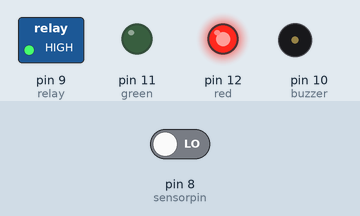
Recording of a sketch running on a simulated Arduino Uno, built with avr-gcc and run on an emulated ATmega328P. Shown: switched loads named in the sketch (green lamp = pin HIGH), output pins drawn as LEDs (lit = HIGH), buzzer (waves = sounding, pin HIGH). Inputs (shaded band) come from the test bench; at power-on: pin 8 (sensorpin) LOW.

Above: at 1.2 s.
1.3 s: pin 8 (sensorpin) driven HIGH
At 1.7 s:
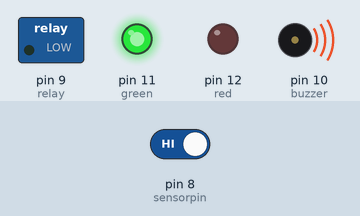
4.3 s: pin 8 (sensorpin) driven LOW
At 4.6 s:
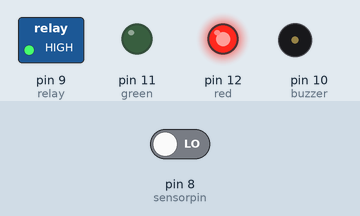
Timing chart, 0 to 7.3 s (numbered marks = the images above; inputs shaded):
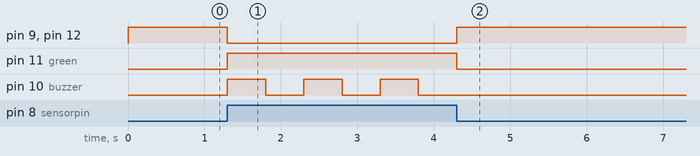

The sketch:

soil_moisture_sensor.ino
```cpp
#define sensorpin 8
#define relay 9
#define buzzer 10
#define green 11
#define red 12
int r =0;
void setup()
{
  pinMode(sensorpin,INPUT);
  pinMode(buzzer,OUTPUT);
  pinMode(red,OUTPUT);
  pinMode(green,OUTPUT);
  pinMode(relay,OUTPUT);
}

void loop()
{
  r = digitalRead(sensorpin);
  if(r==HIGH)
  {
      digitalWrite(red,LOW);
      digitalWrite(green,HIGH);
      digitalWrite(relay,LOW);
      digitalWrite(buzzer,HIGH);
      delay(500);
      digitalWrite(buzzer,LOW);
      delay(500);
  }
  else if(r==LOW)
  {
      digitalWrite(green,LOW);
      digitalWrite(red,HIGH);
      digitalWrite(relay,HIGH);
      digitalWrite(buzzer,LOW);
  }
}
```

Measured:
- after the input at 1.3 s, pin 9 (relay), pin 12 (red): HIGH → LOW at once; pin 11 (green): LOW → HIGH at once; pin 10 (buzzer): alternates HIGH for 0.50 s and LOW for 0.50 s, starting at once
- after the input at 4.3 s, pin 9 (relay), pin 12 (red): LOW → HIGH at once; pin 11 (green): HIGH → LOW at once; pin 10 (buzzer): stops changing and stays LOW
